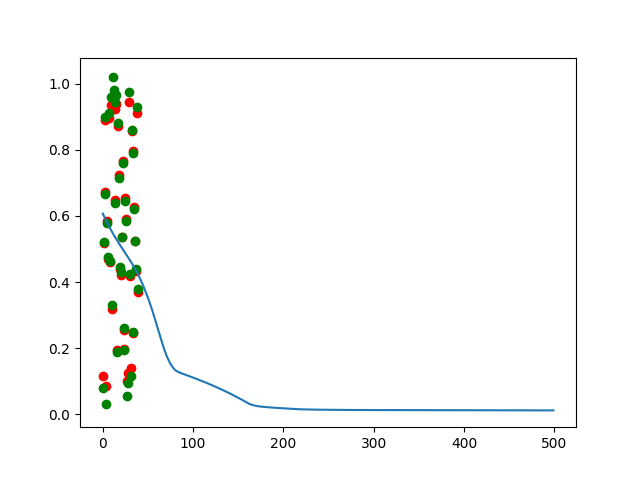

Here is the Python script that generated this plot:
#################################################
# RNN Using Python and Keras
#
###############################################
import numpy as np
import matplotlib.pyplot as plt
from sklearn.model_selection import train_test_split
import sys

from keras.models import Sequential
from keras.layers import LSTM

scale = 200
seq_size = 8
epochs = 1000
#################################################
# Create dataset for RNN
#
DataList = [[ [i+j] for i in range(seq_size)] for j in range (scale)]

TargetList = [(i+seq_size) for i in range(scale)]

data = np.array(DataList, dtype = float)

target = np.array(TargetList, dtype = float)
###################################################
# Scale the data between 0 and 1
#
dataScale = data/scale
print(dataScale[0:2])

targetScale = target/scale
print(targetScale[0:2])

##################################################
# Split data set
#
#x_train, x_test, y_train, y_test = train_test_split(data, target, test_size=0.2, random_state=4)
x_train, x_test, y_train, y_test = train_test_split(dataScale, targetScale, test_size=0.2, random_state=4)

##################################################
# RNN Model
#
model = Sequential()
# Add the LSTM
model.add(LSTM((1), batch_input_shape=(None,seq_size,1), return_sequences=False))

model.compile(loss='mean_absolute_error', optimizer='adam', metrics=['accuracy'])

model.summary()

#################################################
# Fit the training data to the model
# Measure the accuracy with test data
#
history = model.fit(x_train, y_train, epochs=epochs, validation_data=(x_test,y_test))

####################################################
# Predict using Testing data
#
results = model.predict(x_test)
plt.scatter(range(len(x_test)), results,c='r')
plt.scatter(range(len(x_test)), y_test, c='g')
plt.savefig("lesson8.1.scatter.png")

####################################################
# Plot the loss Function
#
plt.plot(history.history['loss'])
plt.savefig("lesson8.1.loss.png")

